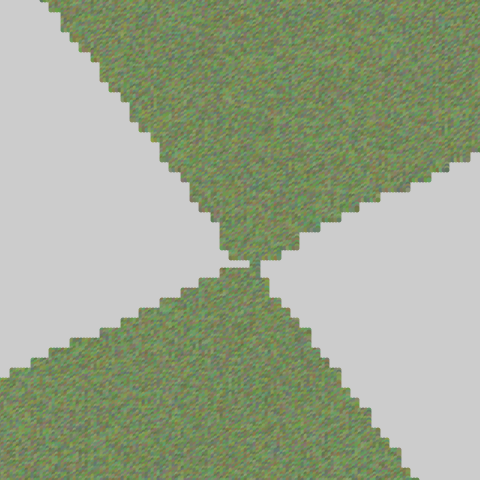
Frame 1 (no input)
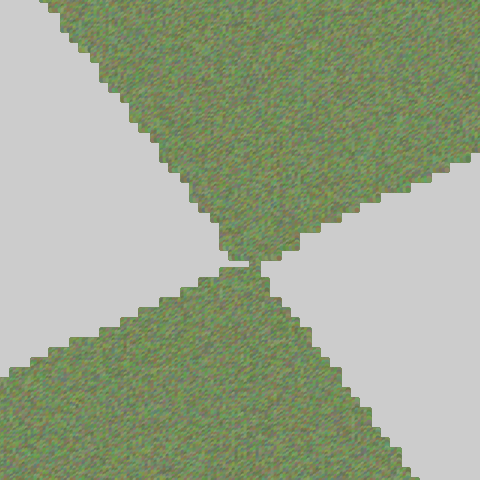
Frame 60 (the mouse pressed at the canvas centre just before this capture)
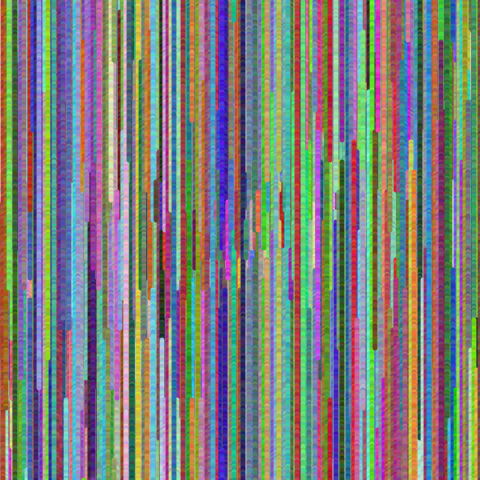
Frame 120 (the mouse held since frame 60 and released just before this capture)

The Processing sketch that drew these frames (run headless with seeded random() and noise(); from frame 60 on, the mouse is pressed at the canvas centre):

// Processing sketch: processing_156958
// ── processing_156958.pde

  float a, b, c, d, e, f;
  float r_,g_,b_;

void setup() {
  size(480, 480);
  noStroke();
  newFN();
}

void newFN() {
  a = random(400)*0.01 - 2.0;
  b = random(400)*0.01 - 2.0;
  c = random(400)*0.01 - 3.0;
  d = random(1000)*0.01 - 5.0;
  e = random(1000)*0.01 - 5.0;
  f = random(1000)*0.01 - 5.0;
  
  r_ = random(205);
  g_ = random(205);
  b_ = random(205);
  
  println(a);
  println(b);
  println(c);
  println(d);
  println(e);
  println(f);
}



void draw() {
  
  float x_, y_;
  
  for(int x = 0; x <= width; x += 3) {
    for (int y = 0; y <= height; y += 2) {
      noStroke();
      fill( r_+random(50),g_+random(50),b_+random(50) );
      x_ = (x-width/2) / 10;
      y_ = (y-height/2) / 10;
      
      float result = a*x_*x_ + b*y_*y_ + c*x_*y_ + d*x_ + e*y_ + f;
      if (result < 1.4) {
        ellipse(x,y, 5,5);
      }
    }
    if (mousePressed) {
      newFN();
    }
  }
}
